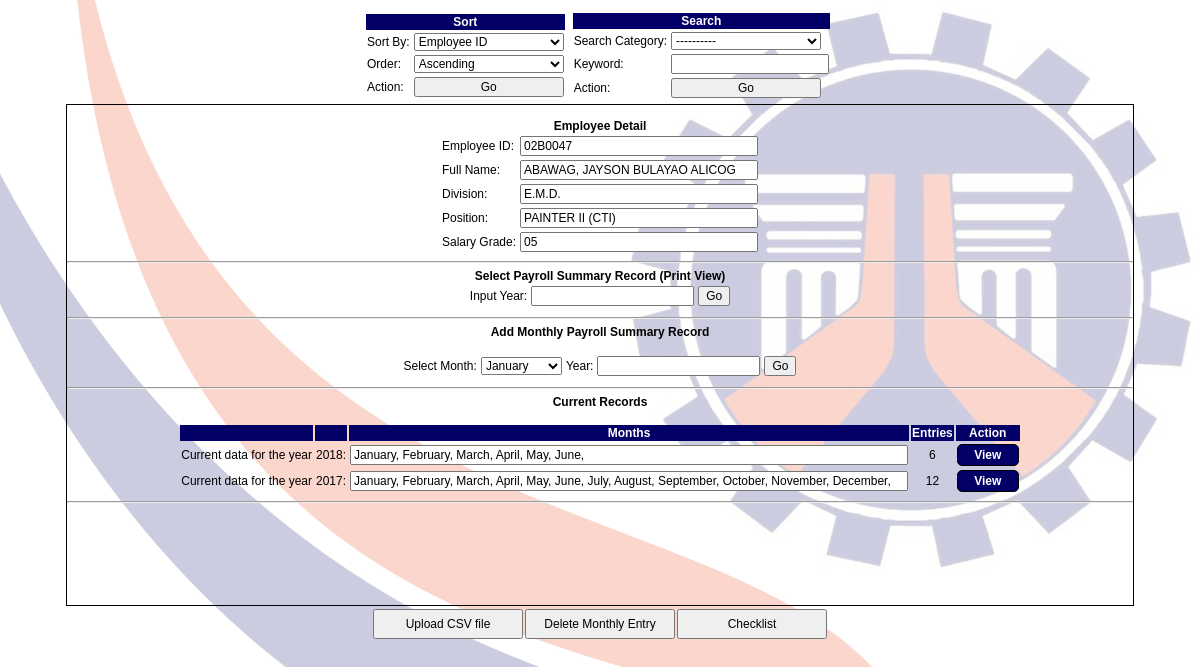
The app's page /Payroll_Import/php/encode.php?id=02B0047 (signed in) with its own data.
### tables this page shows
CREATE TABLE `employees` (
  `id` varchar(25) NOT NULL,
  `lastname` varchar(45) NOT NULL,
  `firstname` varchar(45) NOT NULL,
  `middlename` varchar(45) NOT NULL,
  `division` varchar(45) DEFAULT NULL,
  `office` varchar(50) DEFAULT NULL,
  `position` varchar(45) NOT NULL,
  `salarygrade` varchar(20) DEFAULT NULL,
  `bpno` varchar(25) DEFAULT NULL,
  `middle_initial` varchar(25) DEFAULT NULL,
  `prefix` varchar(25) DEFAULT NULL,
  `extention` varchar(25) DEFAULT NULL,
  `birthdate` date DEFAULT NULL,
  `crn` varchar(25) DEFAULT NULL,
  PRIMARY KEY (`id`)
);

### Payroll_Import/php/encode.php (the view, shortened to what this page needs)
<!DOCTYPE html>
<html>
<head>
	<?php
		include 'dbconn.php';
		include 'links.php';
	?>
</head>
<body>
<?php
	include 'search_main.php';
?>
<div id="sub">
<br>
<h3>Employee Detail</h3>
<?php
		$id = $_GET['id'];
		$result = $conn->query("SELECT * FROM employees WHERE id = '{$id}'");
	    echo "<table>";
	    while($row = $result->fetch_assoc()){
	    	echo '<tr>';
	    	echo "<td class='format'><label >Employee ID: </label></td>";
	    	echo '<td><input class = "tb_size1" readonly type="text" value="'.$row['id'].'"</input></td>';
	    	echo '</tr>';
	    	echo '<tr>';
	    	echo "<td class='format'><label>Full Name: </label></td>";
	    	echo '<td><input class = "tb_size1" readonly type="text" value="'.$row['lastname'].', '.$row['firstname'].' '.$row['middlename'].'"</input></td>';
	    	echo '</tr>';
	    	echo '<tr>';
	    	echo "<td class='format'><label>Division: </label></td>";
	    	echo '<td><input class = "tb_size1" readonly type="text" value="'.$row['division'].'"</input></td>';
	    	echo '</tr>';
	    	echo '<tr>';
	    	echo "<td class='format'><label>Position: </label></td>";
	    	echo '<td><input class = "tb_size1" readonly type="text" value="'.$row['position'].'"</input></td>';
	    	echo '</tr>';
	    	echo '<tr>';
	    	echo "<td class='format'><label>Salary Grade: </label></td>";
	    	echo '<td><input class = "tb_size1" readonly type="text" value="'.$row['salarygrade'].'"</input></td>';
	    	echo '</tr>';
	    }
	    echo "</table>";
?>
<hr>
<h3>Select Payroll Summary Record (Print View)</h3>
		<?php
			echo '<form id="Home" action="view_monthly.php?id='.$id.'" method="post">';
		?>
<table>
	<tr>
		<td>Input Year: </td>
		<td><input type="text" maxlength = "4" name="year"></input></td>
		<td><input type="submit" value="Go"></input></td>
	</tr>
</table>
</form>
<hr>
<h3>Add Monthly Payroll Summary Record</h3>
<br>
		<?php
			echo '<form id="Home" action="encode_payroll.php?id='.$id.'" method="post">';
		?>
<table>
	<tr>
		<td>Select Month: </td>
		<td>
			<select name = "month">
				<option>January</option>
			</select>
		</td>
		<td>Year: </td>
		<td><input type="text" maxlength = "4" name="year"></input></td>
		<td><input type="submit" value="Go"></input></td>
	</tr>
</table>
</form>
<hr>
<?php
		$id = $_GET['id'];
	    $result2 = $conn->query("SELECT DISTINCT payroll_data.year FROM payroll_data LEFT JOIN employees ON payroll_data.id = employees.id WHERE employees.id ='".$id."' ORDER BY payroll_data.year DESC ");
	    echo "<h3>Current Records</h3>";
	    echo "<br>";
	    echo "<table>";
	    echo "<tr>";
	    echo "<th></th>";
	    echo "<th></th>";
	    echo "<th>Months</th>";
	    echo "<th>Entries</th>";
	    echo "<th>Action</th>";
	    echo "</tr>";
	    while($row = $result2->fetch_assoc()){
	    	echo '<tr>';
	    	echo "<td class='format'><label >Current data for the year </label></td>";
	    	echo '<td><label>'.$row['year'].': </label></td>';
	   		echo '<td><input class = "tb_size10" readonly type="text" value="';
	   		$result3 = $conn->query("SELECT * FROM payroll_data LEFT JOIN employees ON payroll_data.id = employees.id WHERE employees.id ='".$id."' AND year = ".$row['year']." ORDER BY month_num ASC");
	   		while($row2 = $result3->fetch_assoc()){
	   			echo $row2['month'].", ";
	   		}
	   		echo '"</input></td>';
	   		echo "<td>".$result3->num_rows."</td>";
	   		echo "<td><a href = 'view_individually.php?id=".$id."&year=".$row['year']."'>View</a></td>";
	    	echo '</tr>';
	    }
	    echo "</table>";
?>
<hr>
</div>
<?php
	include 'universal_footer.php';
?>
</body>
</html>

### Payroll_Import/style/style.css (style rules this page uses)
* { font-family: Tahoma,Verdana,Segoe,sans-serif; font-size: 12px; }
body { background-image: url('../resource/BG1.jpg'); background-size: 100%; background-repeat: no-repeat; }
a { background-color: white; text-decoration: none; display: block; width: 50px; height: 10px; background: #020066; padding: 5px; text-align: center; border-radius: 5px; color: white; font-weight: bold; line-height: 10px; border: 1px solid black; margin: auto; }
h1, h2 ,h3, h4, h5 { text-align: center !important; margin: auto !important; width: 100% !important; }
.tb_size1 { width: 230px; }
.tb_size10 { width: 550px; }
#sub { width: 90%; height: 500px; border: 1px solid black; overflow: auto; margin: auto; }
#sub table { margin: auto; }
#sub td { text-align: center; }
#sub input { font-size: 12px; }
.format { text-align: left !important; }
th { height: 10px; background: #020066; color:#fff; }

### records on screen
employees: id "02B0047", lastname+firstname+middlename "ABAWAG, JAYSON BULAYAO ALICOG", division "E.M.D.", position "PAINTER II (CTI)", salarygrade "05"

### other values on screen
$row['year'] "2018"
$result3->num_rows "6"
$row['year'] "2017"
$result3->num_rows "12"
